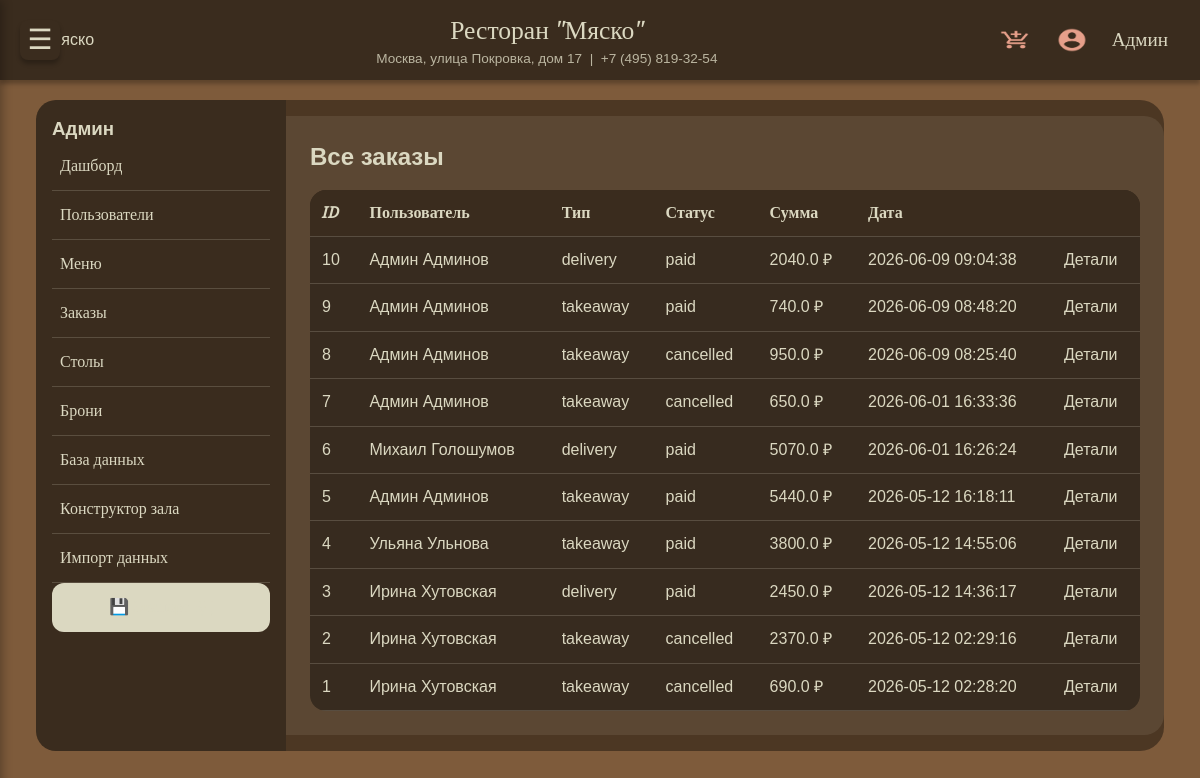
Page /admin/orders (signed in) on the earlier database version.
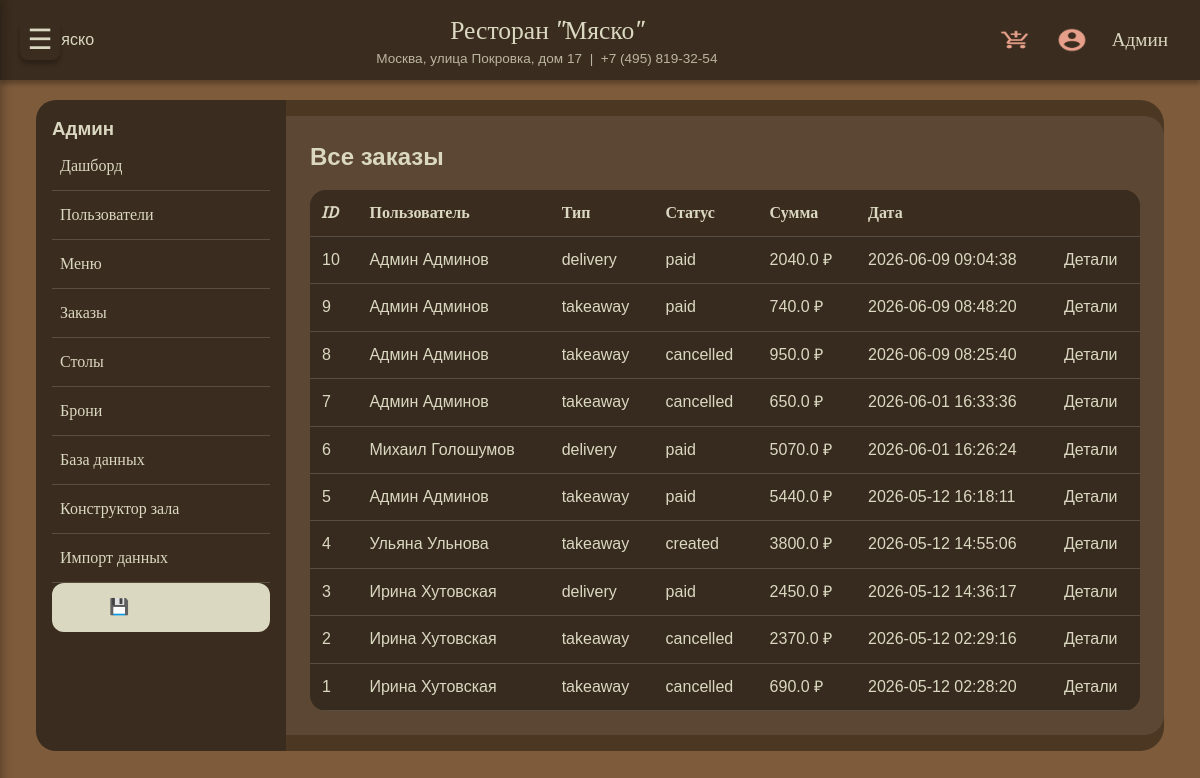
Same page on the later database version.
### tables this page shows
CREATE TABLE orders (
                id INTEGER PRIMARY KEY AUTOINCREMENT,
                user_id INTEGER,
                order_type TEXT NOT NULL,
                address TEXT,
                status TEXT DEFAULT 'created',
                total_price REAL,
                bonus_used INTEGER DEFAULT 0,
                payment_method TEXT DEFAULT 'card',
                created_at TEXT DEFAULT (datetime('now','localtime')),
                FOREIGN KEY (user_id) REFERENCES users(id)
            );

CREATE TABLE users (
                id INTEGER PRIMARY KEY AUTOINCREMENT,
                first_name TEXT NOT NULL,
                last_name TEXT NOT NULL,
                phone TEXT UNIQUE NOT NULL,
                email TEXT,
                password_hash TEXT NOT NULL,
                role TEXT DEFAULT 'user',
                bonus_points INTEGER DEFAULT 0
            );

### routers.py (the view)
@app.route('/admin/orders')
@role_required('admin', 'manager')
def admin_orders():
    with get_db() as conn:
        orders = conn.execute('''
            SELECT o.*, u.first_name, u.last_name
            FROM orders o JOIN users u ON o.user_id=u.id
            ORDER BY o.created_at DESC
        ''').fetchall()
    return render_template('admin_orders.html', orders=orders)

### models.py (called while the page is built)
def get_db():
    conn = sqlite3.connect(DATABASE)
    conn.row_factory = sqlite3.Row
    conn.execute("PRAGMA foreign_keys = ON")
    return conn

    @staticmethod
    def get(user_id):
        with get_db() as conn:
            row = conn.execute("SELECT * FROM users WHERE id=?", (user_id,)).fetchone()
        return User(row) if row else None

### routers.py (called while the page is built)
@app.context_processor
def inject_csrf():
    from flask_wtf.csrf import generate_csrf
    return dict(csrf_token=generate_csrf, csrf_token_value=generate_csrf())

@login_manager.user_loader
def load_user(user_id):
    return User.get(user_id)

def role_required(*roles):
    def decorator(f):
        @wraps(f)
        @login_required
        def decorated_function(*args, **kwargs):
            if current_user.role not in roles:
                flash('Недостаточно прав', 'error')
                return redirect(url_for('index'))
            return f(*args, **kwargs)
        return decorated_function
    return decorator

@app.before_request
def make_user_available():
    g.user = current_user if current_user.is_authenticated else None

### app/templates/admin_orders.html (shortened to what this page needs)
{% extends "admin_base.html" %}
{% block admin_content %}
<h2>Все заказы</h2>
<table class="admin-table">
    <thead><tr><th>ID</th><th>Пользователь</th><th>Тип</th><th>Статус</th><th>Сумма</th><th>Дата</th><th></th></tr></thead>
    <tbody>
    {% for order in orders %}
    <tr>
        <td>{{ order.id }}</td>
        <td>{{ order.first_name }} {{ order.last_name }}</td>
        <td>{{ order.order_type }}</td>
        <td><span class="status-badge status-{{ order.status }}">{{ order.status }}</span></td>
        <td>{{ order.total_price }} ₽</td>
        <td>{{ order.created_at }}</td>
        <td><a href="{{ url_for('admin_order_detail', order_id=order.id) }}" class="btn-small">Детали</a></td>
    </tr>
    {% endfor %}
    </tbody>
</table>
{% endblock %}

Differences in the rows shown:
changed orders "Ульяна": status "paid" → "created"
